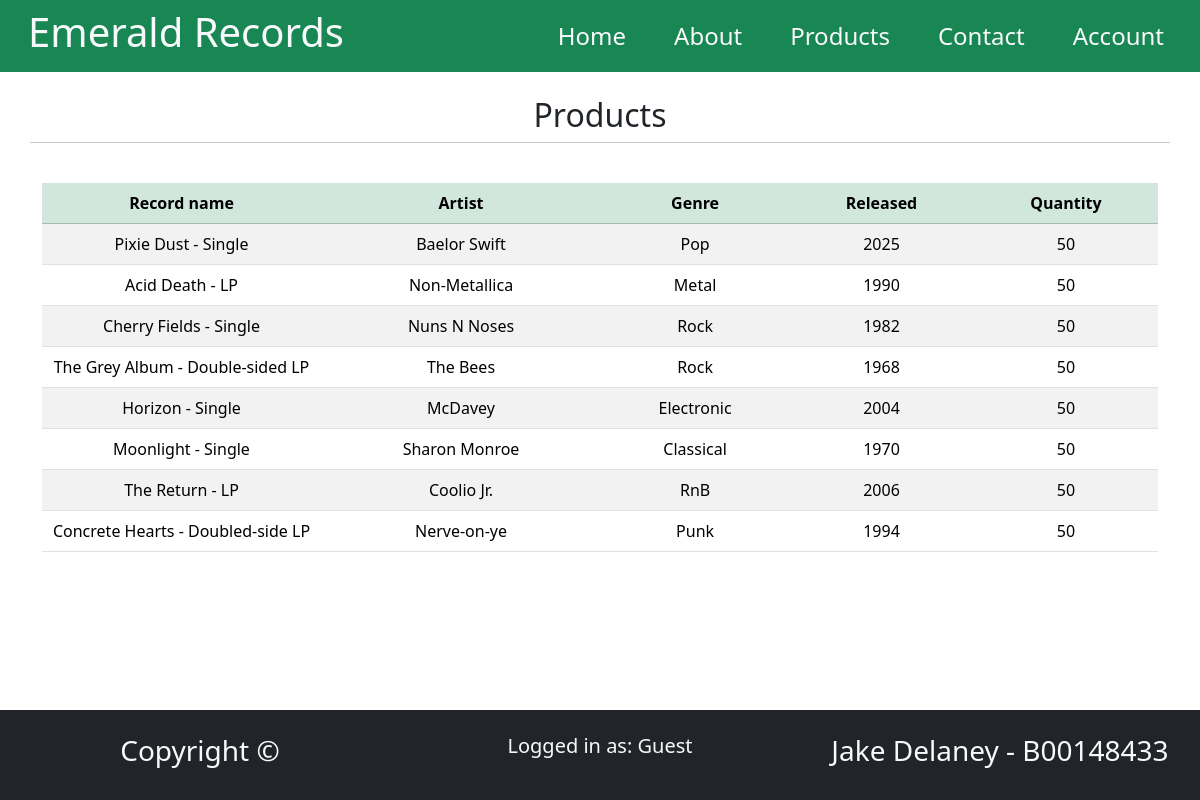
/products.php, run on the app's committed database.
### tables this page shows
CREATE TABLE products (
    product_id INT UNSIGNED AUTO_INCREMENT UNIQUE PRIMARY KEY,
    product_name VARCHAR(50) UNIQUE NOT NULL,
    artist_name VARCHAR(50) NOT NULL,
    music_genre VARCHAR(20) NOT NULL,
    year_released YEAR NOT NULL,
    quantity int
);

### src/sanitize.php (called while the page is built)
<?php
function sanitize($data) {
    $data = trim($data);
    $data = stripslashes($data);
    $data = htmlspecialchars($data, ENT_QUOTES | ENT_SUBSTITUTE, "UTF-8");
    return $data;
}
?>

### public/products.php (the view, shortened to what this page needs)
<?php
require_once("../templates/header-guest.php");
require_once("../src/sanitize.php")
?>
<?php
try {
    require_once '../src/DBconnect.php';
    $sql = "SELECT * FROM products";
    $statement = $connection->prepare($sql);
    $statement->execute();
    $result = $statement->fetchAll();
} catch(PDOException $error) {
    echo $sql . "<br>" . $error->getMessage();
}
?>
</head>
<body>
<?php
require_once("../templates/navbar.php");
?>
    <div class="container mt-4 text-center">
        <div class="row">
            <h2>Products</h2>
            <hr>
        </div>
        <table class="table table-striped mt-4">
            <thead class="table-success">
                <tr>
                    <th class="col-3">Record name</th>
                    <th class="col">Artist</th>
                    <th class="col">Genre</th>
                    <th class="col">Released</th>
                    <th class="col">Quantity</th>
                </tr>
            </thead>
            <tbody>
                <?php
                foreach ($result as $row) {
                ?>
                <tr>
                    <td><?php echo sanitize($row["product_name"]); ?></td>
                    <td><?php echo sanitize($row["artist_name"]); ?></td>
                    <td><?php echo sanitize($row["music_genre"]); ?></td>
                    <td><?php echo sanitize($row["year_released"]); ?></td>
                    <td><?php echo sanitize($row["quantity"]); ?></td>
                </tr>
                <?php } ?>
            </tbody>
        </table>
    </div>
<?php
    require_once("../templates/footer.php");
?>

### templates/header-guest.php (shortened to what this page needs)
<!DOCTYPE html>
<html lang="en">
<head>
    <link rel="stylesheet" href="../assets/css/style.css">
    <link rel="stylesheet" href="../assets/css/bootstrap.css">

### templates/navbar.php
<nav class="navbar navbar-expand bg-success">
    <div class="container-fluid">
    <h1 class="text-light ms-3">Emerald Records</h1>
        <div class="navbar-nav h4">
            <a class="nav-link text-light active mx-3" href="index.php">Home</a>
            <a class="nav-link text-light mx-3" href="about.php">About</a>
            <a class="nav-link text-light mx-3" href="products.php">Products</a>
            <a class="nav-link text-light mx-3" href="contact.php">Contact</a>
            <a class="nav-link text-light mx-3" href="account.php">Account</a>
        </div>
    </div>
</nav>

### templates/footer.php (shortened to what this page needs)
<footer class="container-fluid fixed-bottom text-center bg-dark text-light">
    <div class="row my-4">
        <div class="col">
            <h3>Copyright &copy</h3>
        </div>
        <div class="col">
            <h5>Logged in as:
                <?php
                    if(isset($_SESSION['username'])) {
                        echo $_SESSION['username'];
                    }
                    elseif(!isset($_SESSION['username'])) {
                        echo("Guest");
                    }
                ?>
            </h5>
        </div>
        <div class="col">
            <h3>Jake Delaney - B00148433</h3>
        </div>
    </div>
</footer>
</body>
</html>

### data on the page
products: product_name "Pixie Dust - Single", artist_name "Baelor Swift", music_genre "Pop", year_released "2025", quantity "50"
products: product_name "Acid Death - LP", artist_name "Non-Metallica", music_genre "Metal", year_released "1990", quantity "50"
products: product_name "Cherry Fields - Single", artist_name "Nuns N Noses", music_genre "Rock", year_released "1982", quantity "50"
products: product_name "The Grey Album - Double-sided LP", artist_name "The Bees", music_genre "Rock", year_released "1968", quantity "50"
products: product_name "Horizon - Single", artist_name "McDavey", music_genre "Electronic", year_released "2004", quantity "50"
products: product_name "Moonlight - Single", artist_name "Sharon Monroe", music_genre "Classical", year_released "1970", quantity "50"
products: product_name "The Return - LP", artist_name "Coolio Jr.", music_genre "RnB", year_released "2006", quantity "50"
products: product_name "Concrete Hearts - Doubled-side LP", artist_name "Nerve-on-ye", music_genre "Punk", year_released "1994", quantity "50"
